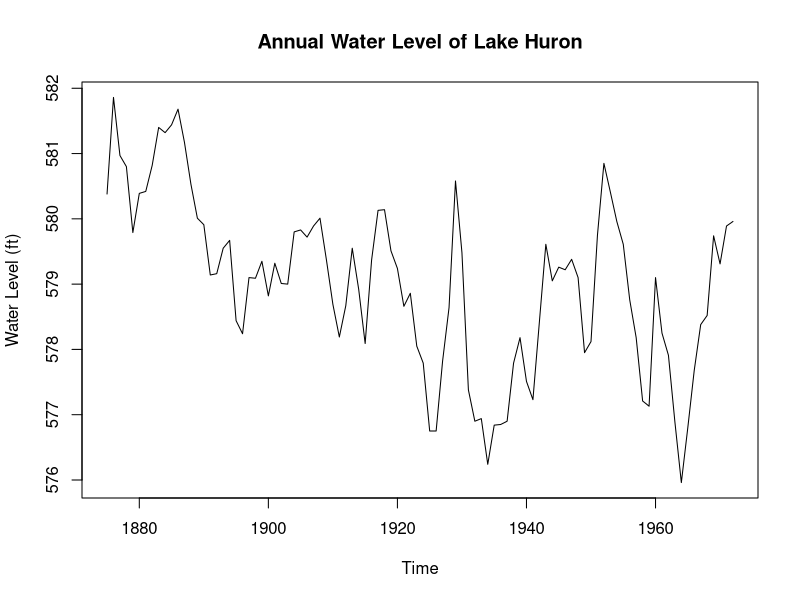
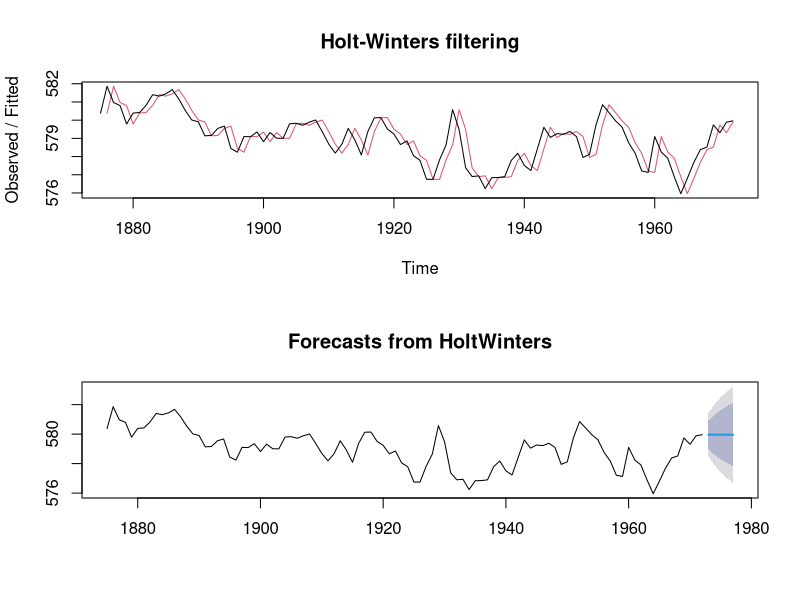
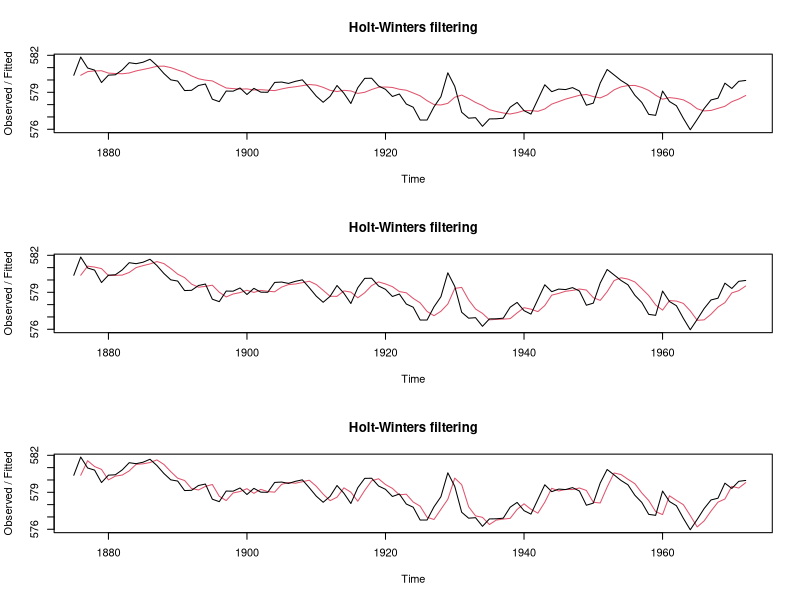
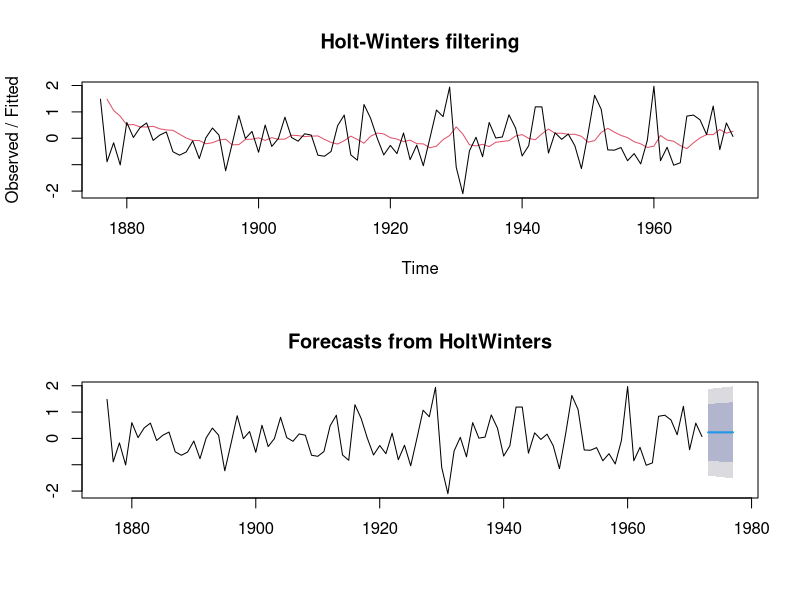
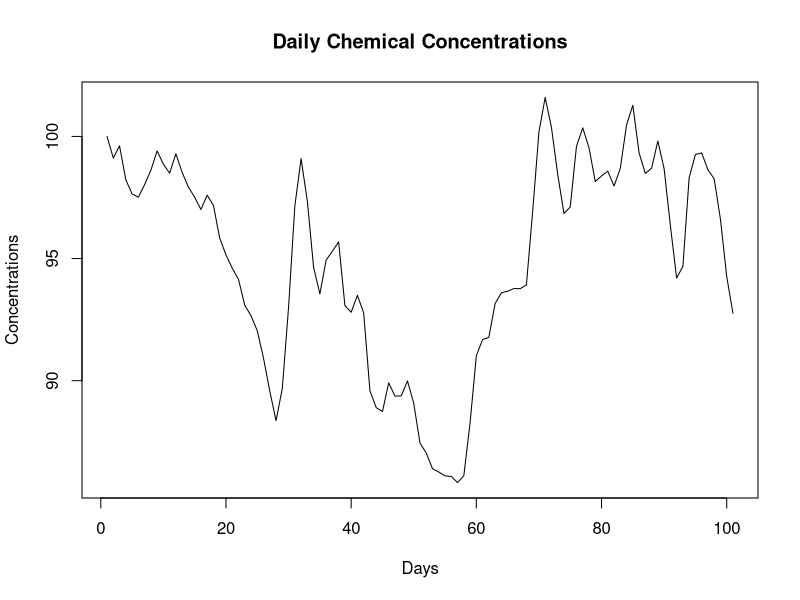
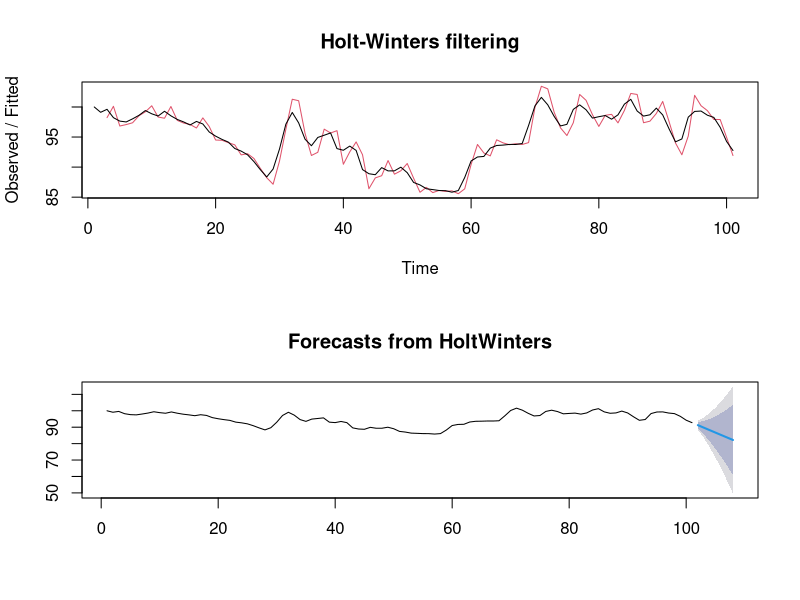
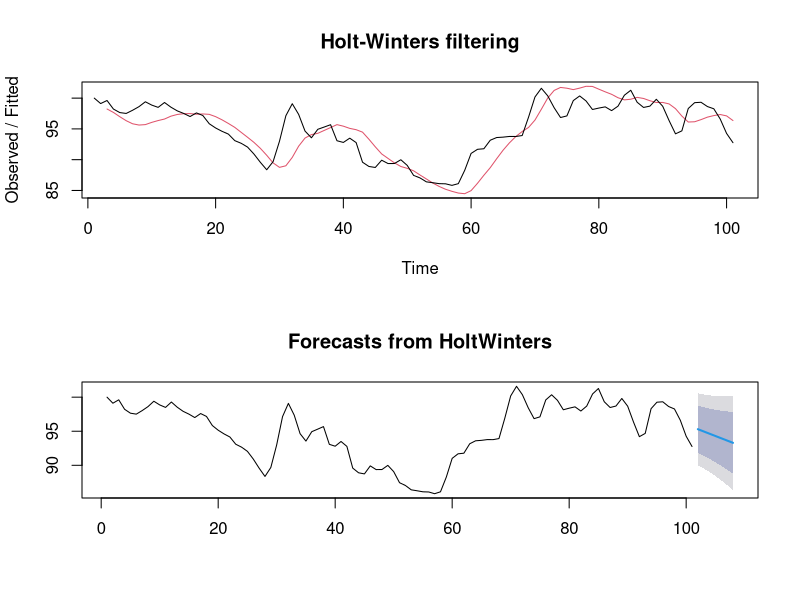
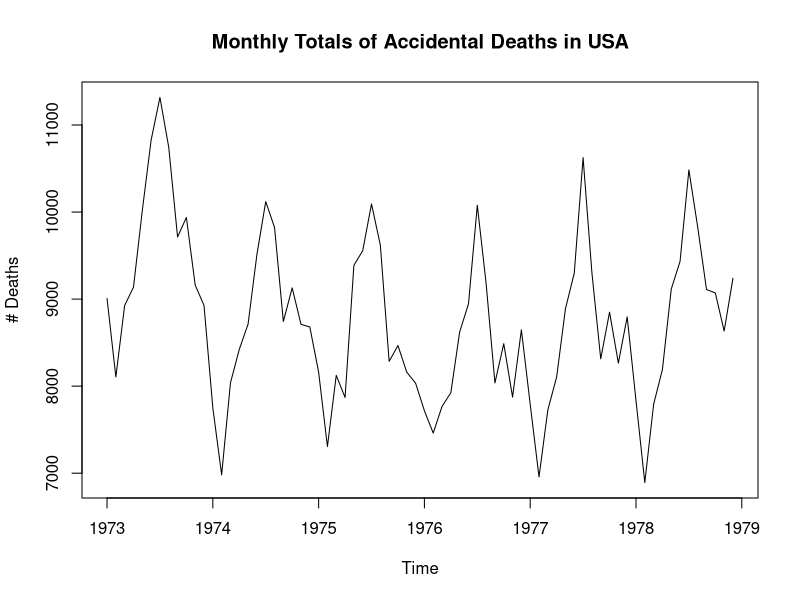

R code for these plots, in order:
# Smoothing Examples
library(forecast)

# For these smoothing approaches we will be using the HoltWinters function
? HoltWinters

# Single (Simple) Exponential Smoothing
par(mfrow = c(1,1))
plot(LakeHuron, main = "Annual Water Level of Lake Huron", ylab = "Water Level (ft)", xlab = "Time")
hw.LH <- HoltWinters(x = LakeHuron, beta = F, gamma = F)
hw.LH$alpha # alpha is very close to 1 -> we expect no smoothing, just a one-step-ahead forecast
par(mfrow = c(2,1))
plot(hw.LH)
plot(forecast(hw.LH, h = 5))

par(mfrow=c(3,1))
plot(HoltWinters(x = LakeHuron, alpha = 0.2, beta = F, gamma = F))
plot(HoltWinters(x = LakeHuron, alpha = 0.5, beta = F, gamma = F))
plot(HoltWinters(x = LakeHuron, alpha = 0.8, beta = F, gamma = F))

hw.LH <- HoltWinters(x = diff(LakeHuron), beta = F, gamma = F)
hw.LH$alpha # 0.18
par(mfrow = c(2,1))
plot(hw.LH)
plot(forecast(hw.LH, h = 5))


# Double Exponential Smoothing
chem <- read.table(file = "chemical.txt", header = F)
chem <- ts(data = chem$V1)
par(mfrow = c(1,1))
plot(chem, main = "Daily Chemical Concentrations", ylab = "Concentrations", xlab = "Days")
par(mfrow = c(2,1))
hw.CH <- HoltWinters(x = chem, gamma = F)
hw.CH$alpha # 1
hw.CH$beta # 1
plot(hw.CH)
plot(forecast(hw.CH, h = 7))
hw.CH <- HoltWinters(x = chem, alpha = 0.2, beta = 0.2, gamma = F)
plot(hw.CH)
plot(forecast(hw.CH, h = 7))

# Triple Exponential Smoothing -- Additive (homoskedastic)
par(mfrow = c(1,1))
plot(USAccDeaths, main = "Monthly Totals of Accidental Deaths in USA", ylab = "# Deaths", xlab = "Time")
hw.AD <- HoltWinters(x = USAccDeaths, seasonal = "add") 
hw.AD$alpha # 0.74
hw.AD$beta # 0.02
hw.AD$gamma # 1
par(mfrow = c(2,1))
plot(hw.AD)
plot(forecast(hw.AD, h = 60))
hw.AD <- HoltWinters(x = USAccDeaths, alpha = 0.2, beta = 0.2, gamma = 0.2)
plot(hw.AD)
plot(forecast(hw.AD, h = 60))

# Triple Exponential Smoothing -- Multiplicative (heteroskedastic)
par(mfrow = c(1,1))
plot(AirPassengers, main = "Monthly Totals of International Airline Passengers", ylab = "# Passengers", xlab = "Time")
hw.AP <- HoltWinters(x = AirPassengers, seasonal = "mult") 
hw.AP$alpha # 0.28
hw.AP$beta # 0.03
hw.AP$gamma # 0.87
par(mfrow = c(2,1))
plot(hw.AP)
plot(forecast(hw.AP, h = 60))

# For interest's sake let's check other versions of smoothing on the AirPassenger data
par(mfrow = c(4,1))
plot(forecast(HoltWinters(x = AirPassengers, beta = F, gamma = F), h = 60))
plot(forecast(HoltWinters(x = AirPassengers, gamma = F), h = 60))
plot(forecast(HoltWinters(x = AirPassengers, seasonal = "add"), h = 60))
plot(forecast(HoltWinters(x = AirPassengers, seasonal = "mult"), h = 60))

